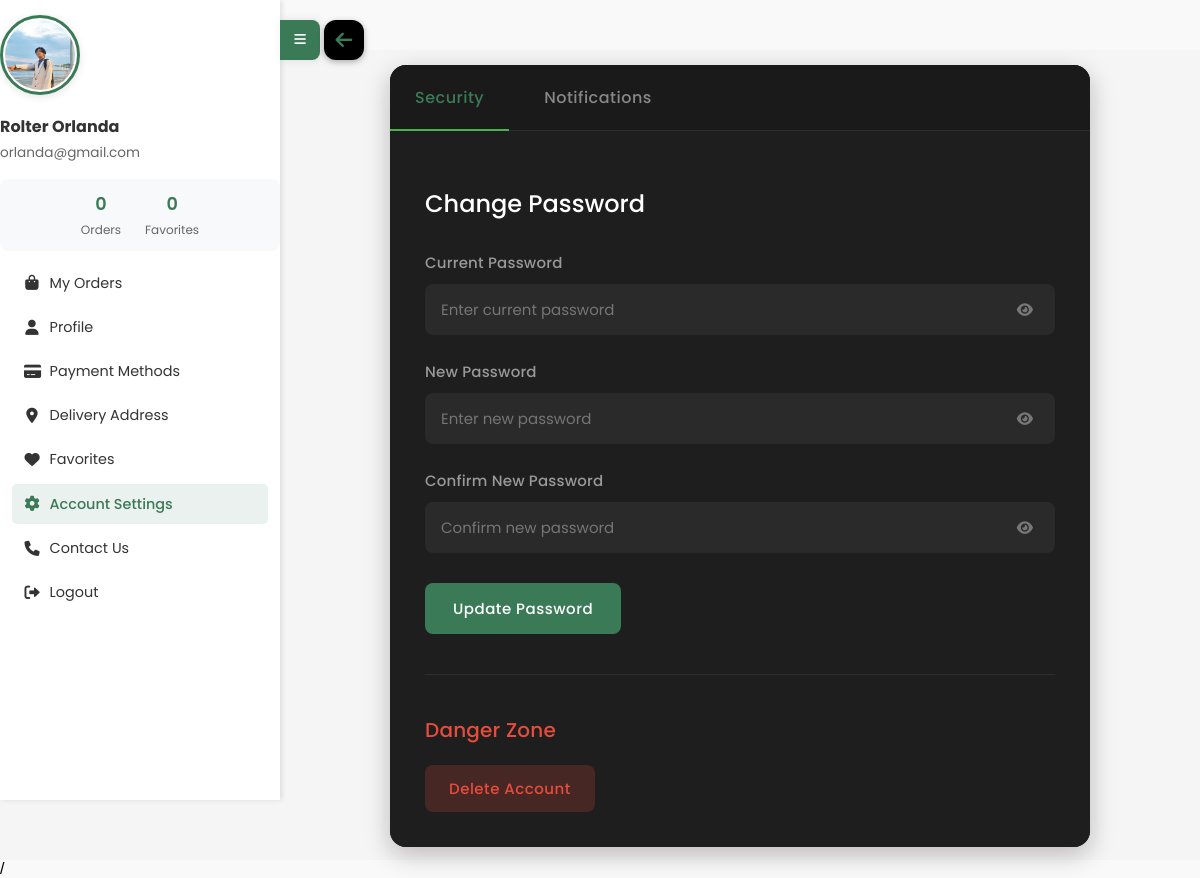
The page /user-dashboard/settings.php (signed in) on the database its author committed.
### tables this page shows
CREATE TABLE `users` (
  `user_id` int(11) NOT NULL,
  `username` varchar(50) NOT NULL,
  `first_name` varchar(50) NOT NULL,
  `last_name` varchar(50) NOT NULL,
  `email` varchar(100) NOT NULL,
  `phone_number` varchar(20) DEFAULT NULL,
  `password` varchar(255) NOT NULL,
  `full_name` varchar(100) GENERATED ALWAYS AS (concat(`first_name`,' ',`last_name`)) STORED,
  `profile_image` varchar(255) DEFAULT NULL,
  `role` enum('admin','customer','staff') NOT NULL DEFAULT 'customer',
  `created_at` timestamp NOT NULL DEFAULT current_timestamp(),
  `last_login` timestamp NULL DEFAULT NULL,
  `active` tinyint(1) DEFAULT 1,
  `phone` varchar(20) DEFAULT NULL,
  `birth_date` date DEFAULT NULL
);

### user-dashboard/settings.php (the view, shortened to what this page needs)
<?php
require_once '../connect.php';
$user_id = $_SESSION['user_id'];
$stmt = $conn->prepare("SELECT * FROM users WHERE user_id = ?");
$stmt->bind_param("i", $user_id);
$stmt->execute();
$result = $stmt->get_result();
$user = $result->fetch_assoc();
?>
<!DOCTYPE html>
<html lang="en">
<head>
    <link rel="stylesheet" href="https://cdnjs.cloudflare.com/ajax/libs/font-awesome/6.0.0/css/all.min.css">
    <link rel="stylesheet" href="../css/user.css">
    <link rel="stylesheet" href="../css/settings.css">
</head>
<body>
    <div class="container">
        <aside class="sidebar">
            <div class="toggle-container">
                <button class="toggle-btn" id="sidebarToggle">
                    <i class="fa-solid fa-bars"></i>
                </button>
            </div>
            <div class="user-info">
                <img src="<?php echo !empty($user['profile_image']) ? '../' . $user['profile_image'] : '../assets/images/default-avatar.jpg'; ?>"
                     alt="User Avatar" class="user-avatar">
                <h3><?php echo $user['first_name'] . ' ' . $user['last_name']; ?></h3>
                <p><?php echo $user['email']; ?></p>
                <div class="user-stats">
                    <div class="stat">
                        <div class="stat-number"><?php echo isset($orderCount) ? $orderCount : '0'; ?></div>
                        <div class="stat-label">Orders</div>
                    </div>
                    <div class="stat">
                        <div class="stat-number"><?php echo isset($favoriteCount) ? $favoriteCount : '0'; ?></div>
                        <div class="stat-label">Favorites</div>
                    </div>
                </div>
            </div>
            <ul class="menu-items">
                <li><a href="orders.php"><i class="fa-solid fa-bag-shopping"></i> My Orders</a></li>
                <li><a href="profile.php"><i class="fa-solid fa-user"></i> Profile</a></li>
                <li><a href="payment.php"><i class="fa-solid fa-credit-card"></i> Payment Methods</a></li>
                <li><a href="address.php"><i class="fa-solid fa-location-dot"></i> Delivery Address</a></li>
                <li><a href="favorite.php"><i class="fa-solid fa-heart"></i> Favorites</a></li>
                <li><a href="#" class="active"><i class="fa-solid fa-gear"></i> Account Settings</a></li>
                <li><a href="contact.php"><i class="fa-solid fa-phone"></i> Contact Us</a></li>
                <li><a href="#" onclick="showLogoutModal(); return false;"><i class="fa-solid fa-right-from-bracket"></i> Logout</a></li>
            </ul>
        </aside>
        <main class="main-content" style="margin-top: -10px !important; padding-top: 0 !important;">
            <a href="user.php" class="back-button" style="background-color:rgb(0, 0, 0) !important; color: #3b7a57 !important; border: none !important; box-shadow: 0 2px 6px rgba(0,0,0,0.3) !important; top: 10px !important; margin-top: 10px !important;">
                <i class="fa fa-arrow-left" aria-hidden="true"></i>
            </a>
            <div class="settings-container" style="background-color: #1e1e1e !important; border-radius: 16px !important; box-shadow: 0 8px 25px rgba(23, 10, 10, 0.25) !important; padding: 0 !important; width: 100% !important; max-width: 700px !important; margin: 15px auto !important; overflow: hidden !important;">
                <div class="tabs" style="display: flex !important; border-bottom: 1px solid #2d2d2d !important; background-color: #1a1a1a !important;">
                    <button class="tab-link active" onclick="openTab(event, 'security')" style="padding: 20px 25px !important; font-size: 16px !important; font-weight: 500 !important; color: #3b7a57 !important; background: none !important; border: none !important; cursor: pointer !important; position: relative !important; transition: color 0.3s !important; letter-spacing: 0.5px !important;">Security<span style="position: absolute; bottom: -1px; left: 0; width: 100%; height: 2px; background-color: #3b7a57;"></span></button>
                    <button class="tab-link" onclick="openTab(event, 'notifications')" style="padding: 20px 25px !important; font-size: 16px !important; font-weight: 500 !important; color: #888 !important; background: none !important; border: none !important; cursor: pointer !important; position: relative !important; transition: color 0.3s !important; letter-spacing: 0.5px !important;">Notifications</button>
                </div>
                <div id="security" class="tab-content" style="display: block; padding: 35px !important; background-color: #1e1e1e !important; color: #f0f0f0 !important;">
                    <h3 style="font-size: 24px !important; color: #ffffff !important; margin-bottom: 30px !important; font-weight: 500 !important;">Change Password</h3>
                    <form action="" method="POST" id="passwordChangeForm" style="width: 100% !important;">
                        <div class="input-group" style="margin-bottom: 25px !important; width: 100% !important;">
                            <label for="current_password" style="display: block !important; margin-bottom: 10px !important; color: #999 !important; font-weight: 500 !important; font-size: 15px !important; letter-spacing: 0.2px !important;">Current Password</label>
                            <div class="password-input-container" style="position: relative !important; width: 100% !important;">
                                <input type="password" id="current_password" name="current_password" placeholder="Enter current password" required style="width: 100% !important; padding: 14px 16px !important; font-size: 15px !important; border: none !important; border-radius: 8px !important; background: #2a2a2a !important; color: #f0f0f0 !important; box-sizing: border-box !important;">
                                <span class="password-toggle" style="position: absolute !important; right: 12px !important; top: 50% !important; transform: translateY(-50%) !important; color: #777 !important; cursor: pointer !important;"><i class="fas fa-eye"></i></span>
                            </div>
                        </div>
                        <div class="input-group" style="margin-bottom: 25px !important; width: 100% !important;">
                            <label for="new_password" style="display: block !important; margin-bottom: 10px !important; color: #999 !important; font-weight: 500 !important; font-size: 15px !important; letter-spacing: 0.2px !important;">New Password</label>
                            <div class="password-input-container" style="position: relative !important; width: 100% !important;">
                                <input type="password" id="new_password" name="new_password" placeholder="Enter new password" required style="width: 100% !important; padding: 14px 16px !important; font-size: 15px !important; border: none !important; border-radius: 8px !important; background: #2a2a2a !important; color: #f0f0f0 !important; box-sizing: border-box !important;">
                                <span class="password-toggle" style="position: absolute !important; right: 12px !important; top: 50% !important; transform: translateY(-50%) !important; color: #777 !important; cursor: pointer !important;"><i class="fas fa-eye"></i></span>
                            </div>
                        </div>
                        <div class="input-group" style="margin-bottom: 30px !important; width: 100% !important;">
                            <label for="confirm_new_password" style="display: block !important; margin-bottom: 10px !important; color: #999 !important; font-weight: 500 !important; font-size: 15px !important; letter-spacing: 0.2px !important;">Confirm New Password</label>
                            <div class="password-input-container" style="position: relative !important; width: 100% !important;">
                                <input type="password" id="confirm_new_password" name="confirm_new_password" placeholder="Confirm new password" required style="width: 100% !important; padding: 14px 16px !important; font-size: 15px !important; border: none !important; border-radius: 8px !important; background: #2a2a2a !important; color: #f0f0f0 !important; box-sizing: border-box !important;">
                                <span class="password-toggle" style="position: absolute !important; right: 12px !important; top: 50% !important; transform: translateY(-50%) !important; color: #777 !important; cursor: pointer !important;"><i class="fas fa-eye"></i></span>
                            </div>
                        </div>
                        <button type="submit" class="btn btn-primary" style="padding: 14px 28px !important; font-size: 15px !important; font-weight: 500 !important; border-radius: 8px !important; cursor: pointer !important; transition: all 0.2s !important; border: none !important; background-color: #3b7a57 !important; color: #fff !important; letter-spacing: 0.5px !important;">Update Password</button>
                    </form>
                    <hr style="border: none !important; border-top: 1px solid #2d2d2d !important; margin: 40px 0 !important;">
                    <div class="danger-zone" style="margin-top: 20px !important;">
                        <h3 style="color: #e74c3c !important; font-size: 20px !important; margin-bottom: 20px !important; font-weight: 500 !important; letter-spacing: 0.2px !important;">Danger Zone</h3>
                        <button class="btn btn-danger" style="padding: 12px 24px !important; font-size: 15px !important; font-weight: 500 !important; border-radius: 8px !important; cursor: pointer !important; transition: all 0.2s !important; border: none !important; background-color: rgba(231, 76, 60, 0.2) !important; color: #e74c3c !important; letter-spacing: 0.5px !important;">Delete Account</button>
                    </div>
                </div>
            </div>
        </main>
    </div>
            /</body>
</html></html>

### css/user.css (style rules this page uses)
* { margin: 0; padding: 0; box-sizing: border-box; font-family: 'Poppins', sans-serif; }
:root { --primary-color: #3b7a57; --secondary-color: #2c5a3f; --text-color: #333; --bg-color: #f5f5f5; }
body { background-color: var(--bg-color); min-height: 100vh; overflow-x: hidden; }
.container { display: flex; position: relative; margin-top: 60px; min-height: calc(100vh - 60px); }
.sidebar { width: 280px; background: white; height: 100vh; position: fixed; left: 0; top: 0; transition: all 0.3s ease; z-index: 999; padding-top: 15px; box-shadow: 2px 0 5px rgba(0,0,0,0.1); overflow-y: auto; }
.main-content { margin-left: 280px; padding: 20px; transition: all 0.3s ease; min-height: calc(100vh - 60px); margin-top: 10px; }
.toggle-btn { position: sticky; top: 0; z-index: 10; }

### user-dashboard/settings.php (style rules this page uses)
.main-content { margin-left: 280px !important; padding: 1rem 2rem !important; flex: 1 1 auto !important; max-width: calc(100% - 280px) !important; min-height: 100vh !important; box-sizing: border-box !important; overflow-x: visible !important; overflow-y: visible !important; }
.settings-container { width: 100% !important; max-width: 700px !important; margin: 20px auto !important; box-sizing: border-box !important; }
.password-input-container { width: 100% !important; position: relative !important; display: block !important; }
.password-input-container input { width: 100% !important; box-sizing: border-box !important; }

### rows shown on the page
users: profile_image (picture), first_name "Rolter", last_name "Orlanda", email "orlanda@gmail.com"
